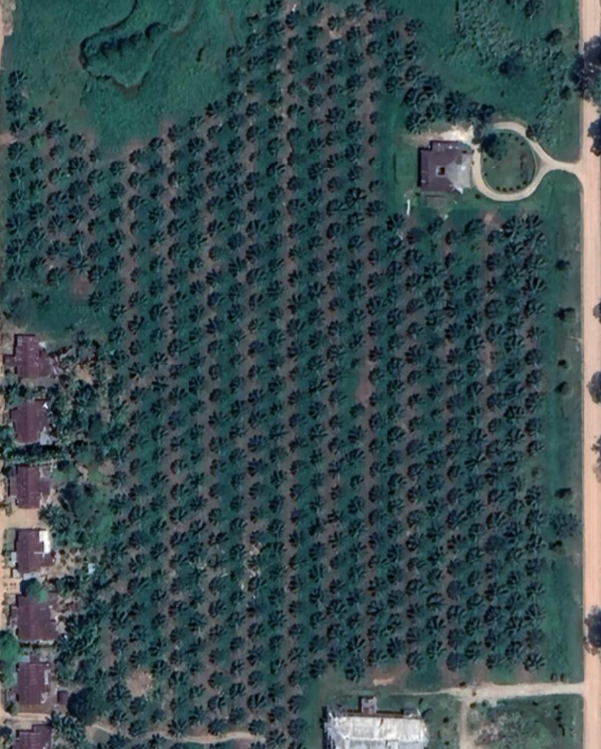
#> input picture Kursus Computer Vision/Pertemuan_1/sample4.tif, 601 x 749 px
$ jupyter execute --allow-errors '1.3 Image Crop & Resize.ipynb'
#> lines starting #> are read from the running program, lines starting #| are printed output that depends on the picture
# OpenCV | Image Crop & Resize

- Image Crop
- Image Resize
---

[cell 1]
# import opencv library
import cv2

<br><br><br><br>
## 1.3.1 Image Crop
- We can use *array slicing* to Crop Image Matrix<br><br>
- using this format `image_array[y_min:y_max , x_min:x_max]`<br><br>
- where `y_min`, `y_max`, `x_min` and `x_max` is pixel coordinate where the image cropped.<br><br>
    </img><br><br>
    </img>

[cell 2]
# read image from file 'sample3.tif'
img = cv2.imread('sample3.tif')

# check shape of the image in form of (height, width, channels)
#> (the rest of this cell did not finish here and is left out)

#> (a cell that did not finish here is left out)

#> (a cell that did not finish here is left out)

#> (a cell that did not finish here is left out)

<br><br><br><br>
## 1.3.2 Image Resize

- OpenCV function to resize image :<br><br>
    - `cv2.resize(img, (w_new, h_new))` : resize `img` to dimension `w_new` x `h_new`<br><br>
    </img>

#> (a cell that did not finish here is left out)

[cell 7]
# read image from file 'sample4.tif'
img = cv2.imread('sample4.tif')
#> img is the input picture: shape (749, 601, 3); mean B, G, R 79.6, 76.5, 57.2


# new dimension specified as tuple (new_width, new_height)
# e.g. resize image to 140x140 pixels and store it to variable img_resize
img_resize = cv2.resize(img, (340, 340))
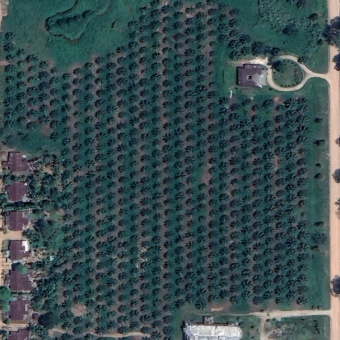
#> img_resize: shape (340, 340, 3); mean B, G, R 79.5, 76.4, 57


# show original and resized image in separate windows
cv2.imshow('Original Image', img)
cv2.imshow('Resized Image', img_resize)
cv2.waitKey(0)
cv2.destroyAllWindows()

- resize using `fx` and `fy` parameter,<br><br>
    - `cv2.resize(img, (0, 0), fx=ratio, fy=ratio)`

[cell 8]
# read image from file 'sample4.tif'
img = cv2.imread('sample4.tif')

# get original image dimensions
h, w, c = img.shape
#> h = 749; w = 601; c = 3

# set resize ratio
# value between 0 and 1 for downscaling
# > 1 for upscaling
ratio = 0.5


# resize image using scaling factors,
# fx for width, fy for height
# ignore (0,0) parameter since we have fx and fy,
# no need to calculate new dimensions manually
img_resize = cv2.resize(img, (0,0), fx=ratio, fy=ratio)
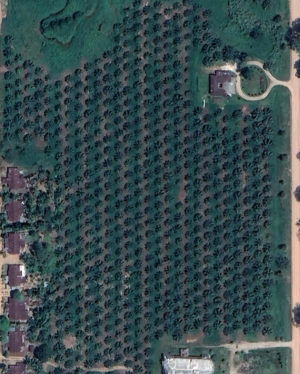
#> img_resize: shape (374, 300, 3); mean B, G, R 79.6, 76.5, 57.1


# show image original and resized image
cv2.imshow('Original Image', img)
cv2.imshow('Resized Image', img_resize)
cv2.waitKey(0)
cv2.destroyAllWindows()

$ run again, with Kursus Computer Vision/Pertemuan_1/sample1.tif copied over Kursus Computer Vision/Pertemuan_1/sample4.tif
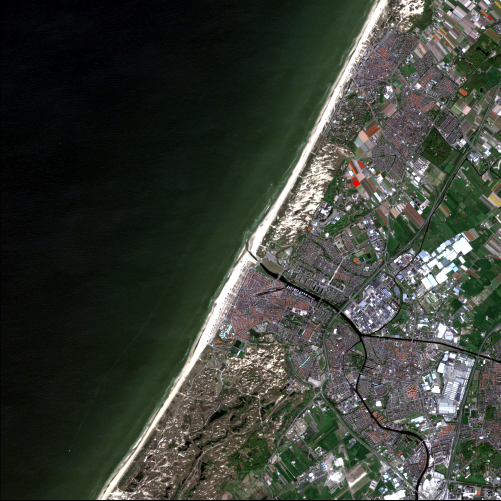
#> input picture Kursus Computer Vision/Pertemuan_1/sample1.tif, 1001 x 1001 px (shown at 1/2 size)
#> img is the input picture: shape (1001, 1001, 3); mean B, G, R 56, 64.1, 59.7
#> `img_resize = cv2.resize(img, (340, 340))`:
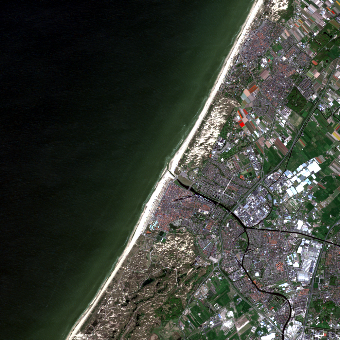
#> img_resize: shape (340, 340, 3); mean B, G, R 56, 64.1, 59.6
#> `img_resize = cv2.resize(img, (0,0), fx=ratio, fy=ratio)`:
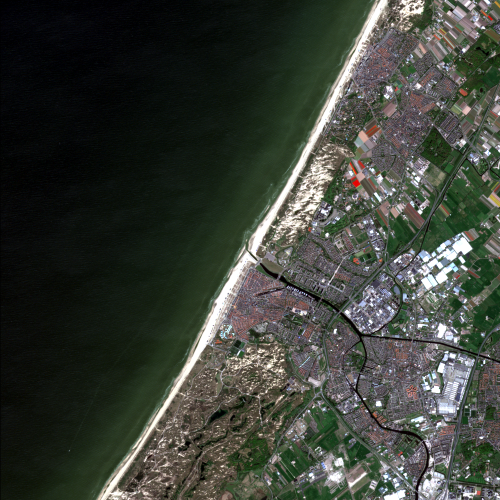
#> img_resize: shape (500, 500, 3); mean B, G, R 56.2, 64.3, 59.8

$ run again, with Kursus Computer Vision/Pertemuan_1/sample2.tif copied over Kursus Computer Vision/Pertemuan_1/sample4.tif
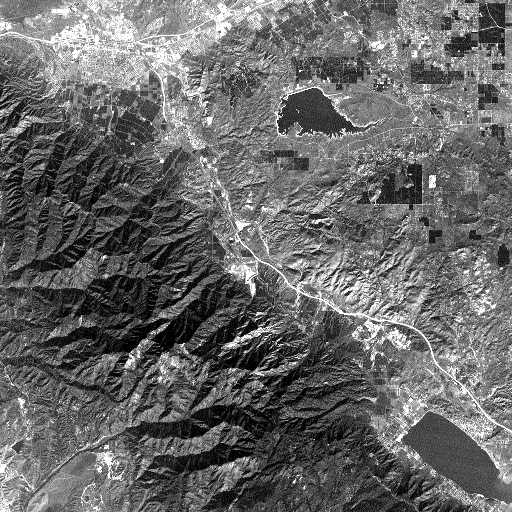
#> input picture Kursus Computer Vision/Pertemuan_1/sample2.tif, 512 x 512 px
#> img is the input picture: shape (512, 512, 3); min 0, max 255, mean 104.1
#> `img_resize = cv2.resize(img, (340, 340))`:
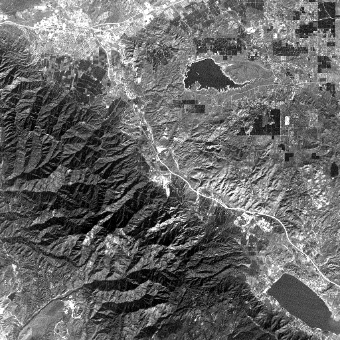
#> img_resize: shape (340, 340, 3); min 0, max 255, mean 104
#> `img_resize = cv2.resize(img, (0,0), fx=ratio, fy=ratio)`:
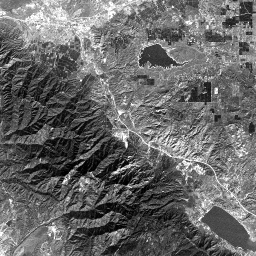
#> img_resize: shape (256, 256, 3); min 0, max 255, mean 104.3
